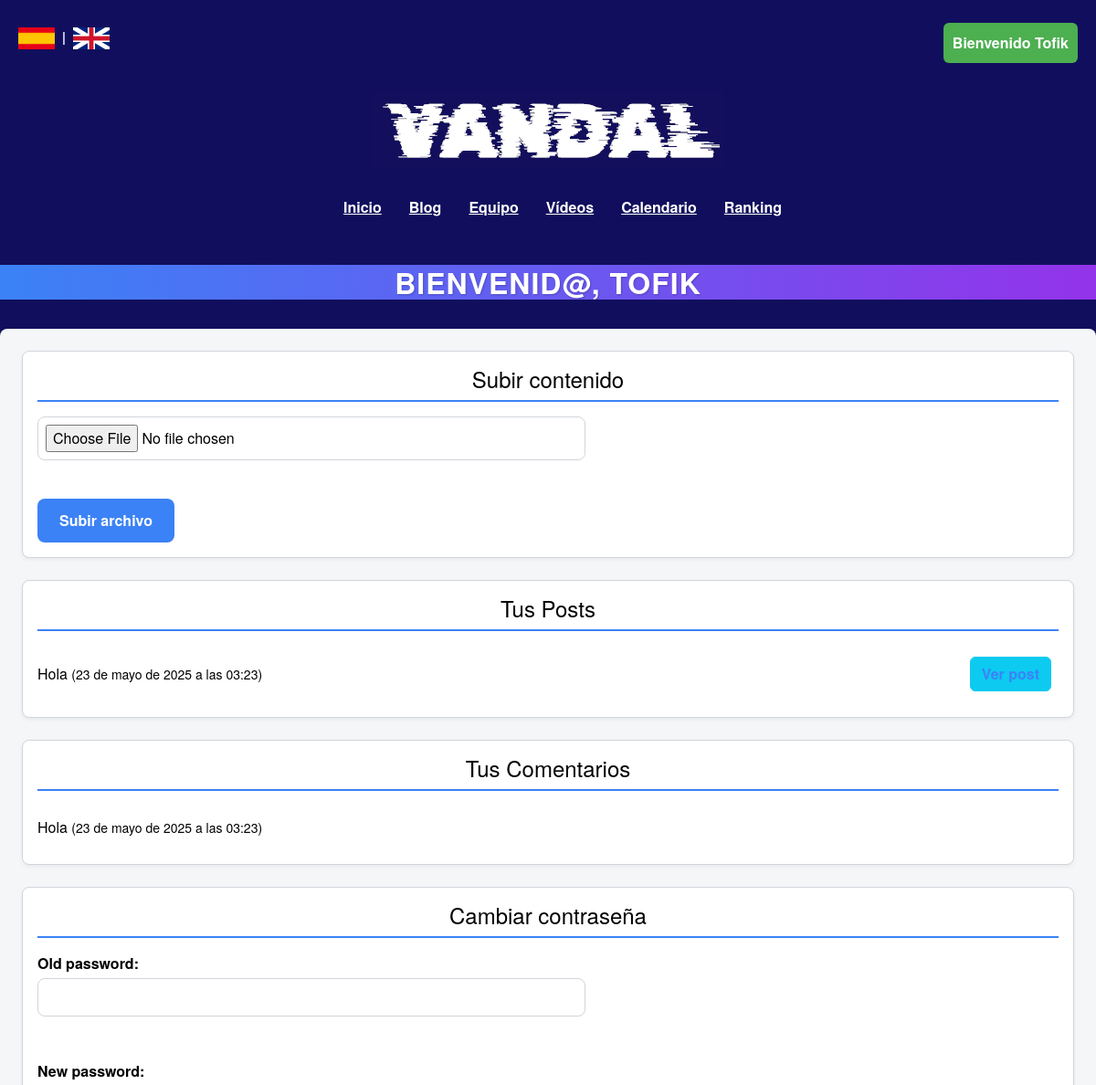
Before: /es/dashboard/colaborador/ (signed in, upper part) with the older database file.
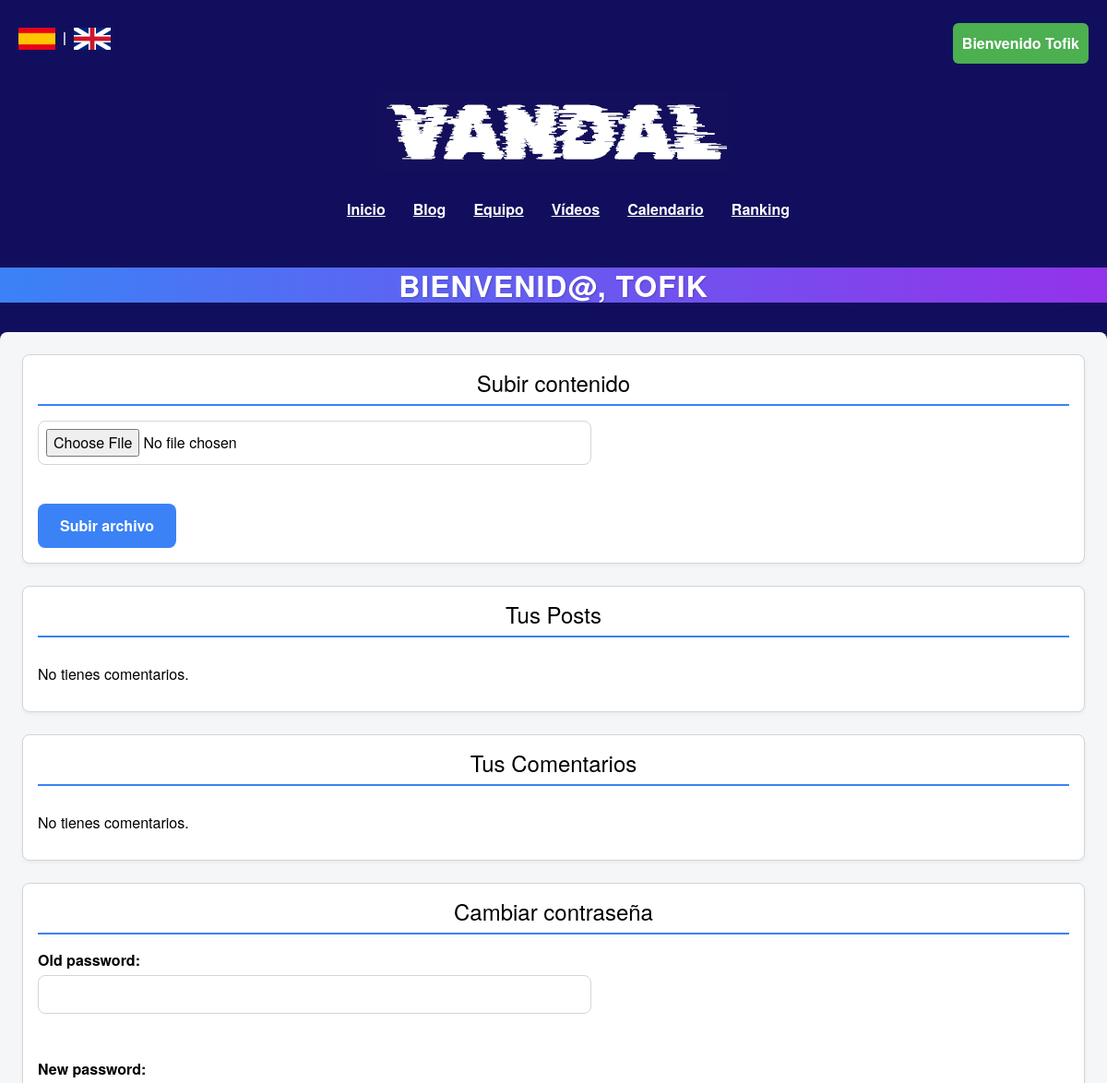
After: the same page with the newer database file.
### vandalproy/models.py (models this page shows, shortened)
class BlogComment(models.Model):
    id = models.AutoField(primary_key=True)
    post = models.ForeignKey(
        BlogPost,
        on_delete=models.CASCADE,
        related_name="comments",
        null=True,
        blank=True,
    )
    user = models.ForeignKey(User, on_delete=models.CASCADE)
    content = models.TextField()
    created_at = models.DateTimeField(auto_now_add=True)
    parent = models.ForeignKey(
        "self", null=True, blank=True, on_delete=models.CASCADE, related_name="replies"
    )

### vandalproy/views.py (the view, shortened to what this page needs)
# urls.py: path('dashboard/<str:role>/', user_dashboard, name='dashboard_view'),
@login_required
def user_dashboard(request, role):
    pwd_form = PasswordChangeForm(user=request.user)
    comments = BlogComment.objects.filter(user=request.user).order_by("-created_at")
    context = {
        "comments": comments,
        "password_form": pwd_form,
    }
    if role in ["colaborador", "redactor"]:
        context["posts"] = BlogPost.objects.filter(author=request.user)
    templates = {
        "redactor": "usuarios/dashboard_redactor.html",
        "colaborador": "usuarios/dashboard_colaborador.html",
        "suscriptor": "usuarios/dashboard_suscriptor.html",
    }
    return render(request, templates[role], context)

### vandalproy/context_processors.py (called while the page is built)
def user_role(request):
    if request.user.is_authenticated:
        try:
            role = UserRole.objects.get(user=request.user).role
        except UserRole.DoesNotExist:
            role = None
    else:
        role = None
    return {"role": role}

### templates/usuarios/dashboard_colaborador.html (shortened to what this page needs)
{% extends "common/base.html" %}
{% load i18n %}
{% load static %}
{% block content %}
{% if user.is_authenticated and user.userrole.role == 'colaborador' or user.userrole.role == 'admin' %}
<body>
    <h1 class="dashboard-title">{% trans "Bienvenid@," %} {{ user.username }}</h1>
    <div class="dashboard-container">
        <div class="dashboard-card">
            <h2>{% trans "Subir contenido" %}</h2>
            <form method="post" enctype="multipart/form-data" class="dashboard-form" style="background: white">
                <input type="file" name="file" required>
                <button type="submit" name="upload">{% trans "Subir archivo" %}</button>
            </form>
        </div>
        <div class="dashboard-card">
            <h2>{% trans "Tus Posts" %}</h2>
            <ul class="dashboard-list">
                {% for c in comments %}
                <li>
                    <div class="comment-item">
                        <div class="content">{{ c.content }} <small>({{ c.created_at }})</small></div>
                        <div class="actions">
                            <a href="{% url 'blog_post' c.post.id %}" class="btn btn-info" style="margin-right:8px">{% trans "Ver post" %}</a>
                        </div>
                    </div>
                </li>
                {% empty %}
                <li>{% trans "No tienes comentarios." %}</li>
                {% endfor %}
            </ul>
        </div>
        <div class="dashboard-card">
            <h2>{% trans "Tus Comentarios" %}</h2>
            <ul class="dashboard-list">
                {% for c in comments %}
                <li>
                    <div class="comment-item">
                        <div class="content">{{ c.content }} <small>({{ c.created_at }})</small></div>
                    </div>
                </li>
                {% empty %}
                <li>{% trans "No tienes comentarios." %}</li>
                {% endfor %}
            </ul>
        </div>
        <div class="dashboard-card">
            <h2>{% trans "Cambiar contraseña" %}</h2>
            <form method="post" class="dashboard-form" style="background: white">
                {{ password_form.as_p }}
            </form>
        </div>
    </div>
</body>
{% else %}
    <script>
        window.location.href = "{% url 'home' %}";
    </script>
{% endif %}
{% endblock %}

Changed rows visible on the page:
removed BlogComment: content "Hola", created_at "23 de mayo de 2025 a las 03:23"
Other visible differences:
text now shown: "No tienes comentarios. No tienes comentarios."
